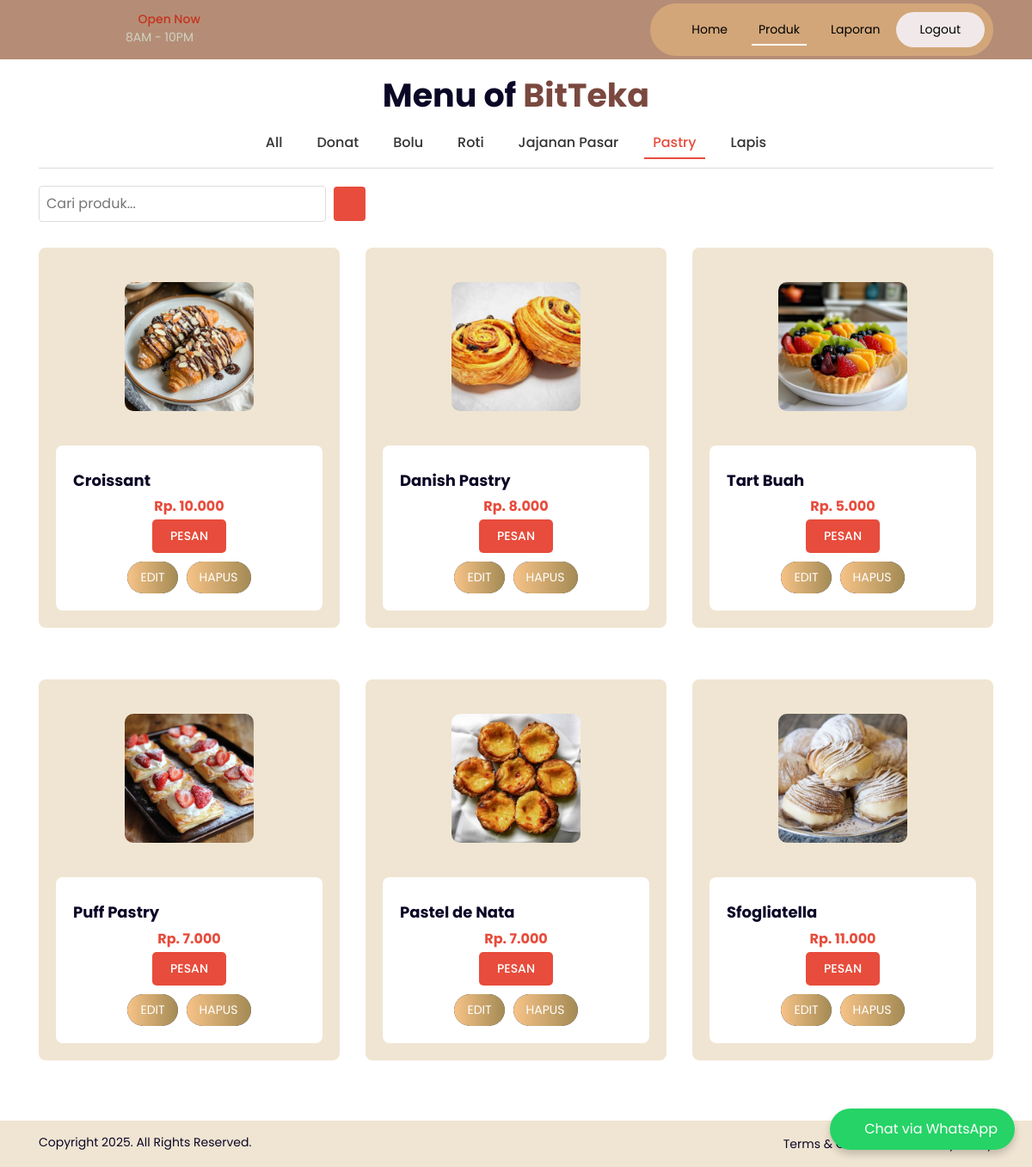
Page /admin/produk.php?category=pastry on the committed database.
### tables this page shows
CREATE TABLE `tbl_produk` (
  `id` int NOT NULL,
  `nama` varchar(35) NOT NULL,
  `harga` varchar(20) NOT NULL,
  `deskripsi` varchar(255) NOT NULL,
  `gambar` varchar(255) NOT NULL,
  `kategori` varchar(35) NOT NULL
);

### admin/produk.php (the view, shortened to what this page needs)
<?php
include 'koneksi.php';
$category = isset($_GET['category']) ? $_GET['category'] : 'all';
?>
<!DOCTYPE html>
<html class="no-js" lang="zxx">
<head>
    <link rel="stylesheet" href="css/icofont.min.css" />
    <link rel="stylesheet" href="css/slick.css" />
    <link rel="stylesheet" href="css/slick-theme.css" />
    <link rel="stylesheet" href="css/bootstrap.min.css" />
    <link rel="stylesheet" href="css/venobox.min.css" />
    <link rel="stylesheet" href="css/styleall.css" />
    <link rel="stylesheet" href="css/responsive.css" />
</head>
<body>
    <a href="https://wa.me/6285540430051" class="whatsapp-float" target="_blank">
        <i class="icofont-brand-whatsapp"></i> Chat via WhatsApp
    </a>
    <header>
        <div class="header py-1">
            <div class="container">
                <nav class="navbar navbar-expand-lg navbar-light px-0 py-0">
                    <a class="navbar-brand" href="index.html">
                        <div class="logo">
                        </div>
                    </a>
                    <div class="open-time">
                        <h6><i class="icofont-clock-time"></i> Open Now</h6>
                        <span>8AM - 10PM</span>
                    </div>
                    <div class="collapse navbar-collapse" id="navbarSupportedContent">
                        <ul class="navbar-nav navbar-custom">
                            <li class="nav-item">
                                <a class="nav-link" href="index.php">Home</a>
                            </li>
                            <li class="nav-item active">
                                <a href="produk.php" class="nav-link">Produk</a>
                            </li>
                            <li class="nav-item">
                                <a href="tabel_hasil.php" class="nav-link">Laporan</a>
                            </li>
                            <li class="nav-item last-menu-bg">
                                <a href="login.php" class="nav-link">Logout</a>
                            </li>
                        </ul>
                    </div>
                </nav>
            </div>
        </div>
    </header>
    <div class="food-menu-section" id="food-menu">
        <div class="container">
            <div class="row">
                <div class="col-xs-12 col-sm-12 col-md-12 col-lg-12 col-xl-12">
                    <div class="menu-head text-center">
                        <br><br>
                        <h2>Menu of <span>BitTeka</span></h2>
                        <p></p>
                    </div>
                    <div class="category-tabs">
                        <div class="category-tab <?php echo $category === 'all' ? 'active' : ''; ?>" data-category="all">All</div>
                        <div class="category-tab <?php echo $category === 'donuts' ? 'active' : ''; ?>" data-category="donuts">Donat</div>
                        <div class="category-tab <?php echo $category === 'bolu' ? 'active' : ''; ?>" data-category="bolu">Bolu</div>
                        <div class="category-tab <?php echo $category === 'roti' ? 'active' : ''; ?>" data-category="roti">Roti</div>
                        <div class="category-tab <?php echo $category === 'jajan' ? 'active' : ''; ?>" data-category="jajan">Jajanan Pasar</div>
                        <div class="category-tab <?php echo $category === 'pastry' ? 'active' : ''; ?>" data-category="pastry">Pastry</div>
                        <div class="category-tab <?php echo $category === 'lapis' ? 'active' : ''; ?>" data-category="lapis">Lapis</div>
                    </div>
                    <div class="search-container">
                        <form action="search.php" method="GET">
                            <input type="text" name="query" placeholder="Cari produk..." required>
                            <button type="submit"><i class="icofont-search"></i></button>
                        </form>
                    </div>
                </div>
            </div>
            <div class="category-section <?php echo $category === 'pastry' ? 'active' : ''; ?>" id="pastry">
                <div class="row food-box">
                    <?php
                    $query = "SELECT * FROM tbl_produk WHERE kategori = 'pastry'";
                    $result = mysqli_query($koneksi, $query) or die("Query pastry error: ".mysqli_error($koneksi));
                    while ($row = mysqli_fetch_assoc($result)) {
                    ?>
                    <div class="col-xs-12 col-sm-12 col-md-6 col-lg-6 col-xl-4">
                        <div class="food-menu text-center">
                            <div class="food-img-info">
                                <div class="food-img">
                                    <img src="<?= htmlspecialchars($row['gambar']) ?>" class="w-100" alt="<?= htmlspecialchars($row['nama']) ?>" />
                                </div>
                            </div>
                            <div class="food-informaion">
                                <h2><?= htmlspecialchars($row['nama']) ?></h2>
                                <div class="food-info">
                                    <h3>Rp. <?= number_format($row['harga'], 0, ',', '.') ?></h3>
                                </div>
                                <a href="order.php?id=<?= $row['id'] ?>" class="btn order-btn2">Pesan</a>
                                <div class="action-buttons">
                                    <a href="edit_produk.php?id=<?= $row['id'] ?>" class="book-now">EDIT</a>
                                    <a href="hapus_produk.php?id=<?= $row['id'] ?>" class="book-now" onclick="return confirm('Apakah Anda yakin ingin menghapus produk ini?')">HAPUS</a>
                                </div>
                            </div>
                        </div>
                    </div>
                    <?php } ?>
                </div>
            </div>
        </div>
    </div>
    <div class="footer-bootom">
        <div class="container">
            <div class="row">
                <div class="col-xs-12 col-sm-12 col-md-7 col-lg-7 col-xl-7">
                    <div class="copyright-txt">
                        <p>Copyright 2025. All Rights Reserved.</p>
                    </div>
                </div>
                <div class="col-xs-12 col-sm-12 col-md-5 col-lg-5 col-xl-5">
                    <div class="terms">
                        <span><a href="#">Terms & Conditions</a> | <a href="#">Privacy Policy</a></span>
                    </div>
                </div>
            </div>
        </div>
    </div>
</body>
</html>

### admin/css/styleall.css (style rules this page uses)
* { margin: 0; padding: 0; box-sizing: border-box; -webkit-box-sizing: border-box; -moz-box-sizing: border-box; }
body { color: #715e45; font-family: "Poppins", sans-serif; font-size: 16px; line-height: 1.5; }
h1, h2, h3, h4, h5, h6, p { margin: 0; }
h2 { font-size: 36px; }
ul { margin: 0; padding: 0; list-style: none; }
a, a:active, a:focus, a:hover, button { text-decoration: none; outline: 0; }
li a { color: #fff; }
.header { position: absolute; width: 100%; z-index: 999; top: 0; left: 0; background: rgba(178, 135, 111, 0.95); }
.logo { width: 100px; }
.open-time h6 { color: #c5331f; font-size: 16px; }
.open-time span { font-size: 16px; color: #ced3c2; }
.navbar-custom { background: #d2a679; padding: 10px 10px 10px 40px; border-radius: 50px; align-items: center; margin-left: auto; }
.navbar-custom li { margin: 0 10px; position: relative; }
.navbar-custom li a { font-size: 16px; color: #000000 !important; position: relative; transition: all 0.3s; }
.navbar-custom li:before { content: ""; position: absolute; width: 0; height: 2px; background: #fff; left: 0px; bottom: 0px; transition: all 0.3s; }
.navbar-custom li:last-child { margin: 0; }
.navbar-custom li:last-child::before { background: transparent; }
.navbar-custom li.active:before { width: 100%; }
.last-menu-bg { background-color: #f1e9e9; color: #fff; border-radius: 50px; padding: 5px 25px; }
.food-menu-section { padding: 80px 0px; }
.menu-head { padding: 0px 250px; }
.menu-head h2 { color: #0a0626; font-size: 50px; font-weight: 700; }
.menu-head h2 span { color: #7a483f; }
.menu-head p { font-size: 16px; color: #494442; line-height: 1.6; padding-top: 15px; }
.food-box { margin-top: 50px; }
.footer-bootom { padding: 15px 0px; background: #d4b8825c; }
.copyright-txt p { font-size: 14px; color: #0a0626; font-weight: 400; }
.terms { text-align: right; }
.terms a { transition: all 0.3s; }
.terms a { font-size: 14px; color: #0a0626; font-weight: 400; }

### admin/produk.php (style rules this page uses)
.whatsapp-float { position: fixed; bottom: 20px; right: 20px; background-color: #25D366; color: white; padding: 12px 20px; border-radius: 50px; font-size: 16px; box-shadow: 0 5px 10px rgba(0,0,0,0.2); text-decoration: none; z-index: 1000; display: flex; align-items: center; gap: 8px; transition: background 0.3s ease; }
.category-tabs { display: flex; justify-content: center; gap: 20px; margin-bottom: 20px; border-bottom: 1px solid #ddd; padding-bottom: 10px; }
.category-tab { font-size: 16px; font-weight: 500; color: #333; cursor: pointer; padding: 5px 10px; transition: color 0.3s ease; }
.category-tab.active { color: #e74c3c; border-bottom: 2px solid #e74c3c; }
.category-section { display: none; }
.category-section.active { display: block; }
.search-container { display: flex; align-items: center; margin-left: auto; }
.search-container input[type="text"] { padding: 8px; border: 1px solid #ddd; border-radius: 4px; margin-right: 5px; }
.search-container button { background-color: #e74c3c; color: white; border: none; padding: 8px 12px; border-radius: 4px; cursor: pointer; }

### rows in the picture
tbl_produk: gambar (picture), nama "Croissant", harga "10.000"
tbl_produk: gambar (picture), nama "Danish Pastry", harga "8.000"
tbl_produk: gambar (picture), nama "Tart Buah", harga "5.000"
tbl_produk: gambar (picture), nama "Puff Pastry", harga "7.000"
tbl_produk: gambar (picture), nama "Pastel de Nata", harga "7.000"
tbl_produk: gambar (picture), nama "Sfogliatella", harga "11.000"
